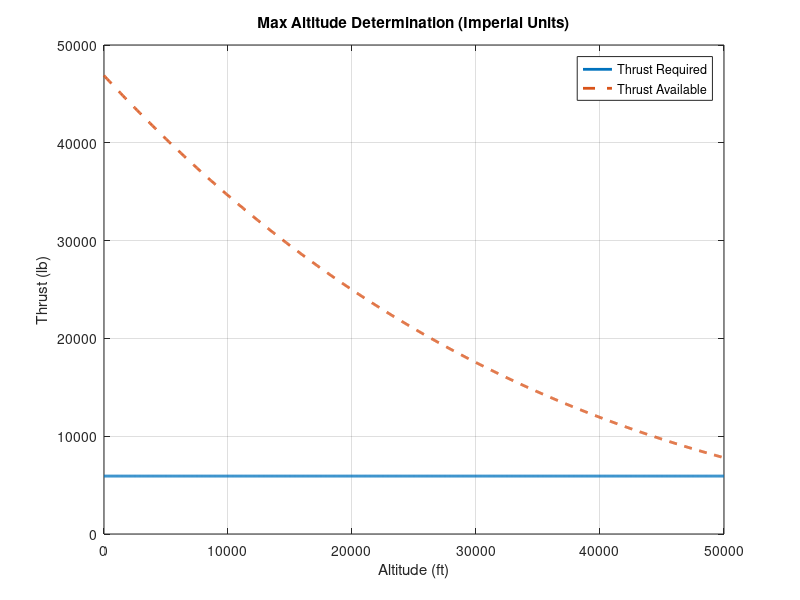

This figure's MATLAB source:
clc; clear; close all;

%% ================== INPUT PARAMETERS ==================
W   = 180000;        % Weight (lbs)
S   = 1680;          % Wing area (ft^2)
CD0 = 0.005414;      % Parasite drag coefficient
k   = 0.05;          % Induced drag factor

T0  = 46883;          % Thrust available at sea level (lbs)
rho0 = 0.0023769;     % Air density at sea level (slugs/ft^3)

%% ================== ALTITUDE RANGE ==================
h_max_guess = 50000; % ft
dh = 50;              % step size

h_vec = 0:dh:h_max_guess;

%% ================== STORAGE ==================
T_req_vec   = zeros(size(h_vec));
T_avail_vec = zeros(size(h_vec));

%% ================== LOOP THROUGH ALTITUDE ==================
for i = 1:length(h_vec)
    
    h = h_vec(i);
    
    % ---- Standard Atmosphere (Troposphere) ----
    T = 518.67 - 0.003566*h; % Rankine
    rho = rho0*(T/518.67)^((32.174/(0.003566*1716))-1); % slugs/ft^3
    
    % ---- Optimal CL for minimum thrust ----
    CL_opt = sqrt(CD0/k);
    
    % ---- Velocity at lift equilibrium ----
    V = sqrt( (2*W) / (rho*S*CL_opt) ); % ft/s
    
    % ---- Drag Calculation ----
    CD = CD0 + k*CL_opt^2;
    D  = 0.5*rho*V^2*S*CD; % lbs
    
    % ---- Thrust Required ----
    T_req = D;
    
    % ---- Thrust Available (jet scaling) ----
    T_avail = T0*(rho/rho0);
    
    % ---- Store ----
    T_req_vec(i)   = T_req;
    T_avail_vec(i) = T_avail;
end

%% ================== FIND MAX ALTITUDE ==================
diff = T_avail_vec - T_req_vec;

idx = find(diff <= 0, 1, 'first');

if isempty(idx)
    disp('Max altitude not found in range. Try increasing h_max_guess.');
else
    h_max = h_vec(idx);
    fprintf('Maximum Altitude (Absolute Ceiling): %.2f ft\n', h_max);
end

%% ================== PLOT ==================
figure;
plot(h_vec, T_req_vec, 'LineWidth', 2); hold on;
plot(h_vec, T_avail_vec, '--', 'LineWidth', 2);
xlabel('Altitude (ft)');
ylabel('Thrust (lb)');
legend('Thrust Required','Thrust Available');
title('Max Altitude Determination (Imperial Units)');
grid on;
